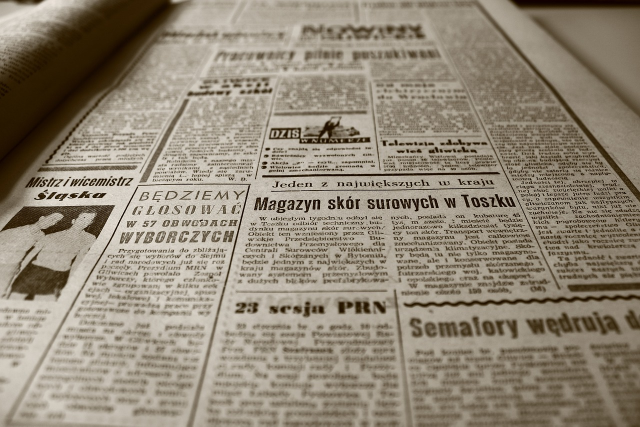
#> input picture newspaper.jpg, 1280 x 853 px (shown at 1/2 size)
$ jupyter execute '12. 이미지 변형(원근).ipynb'
#> lines starting #> are read from the running program, lines starting #| are printed output that depends on the picture; pictures that were not available may be replaced by others from this repository, and a replacement may not be noted
[cell 1]
#사디리꼴 이미지 펼치기
import cv2
import numpy as np

img = cv2.imread('newspaper.jpg')
#> img is the input picture: shape (853, 1280, 3); mean B, G, R 118.6, 135.1, 145.4

width, height = 640,240

src = np.array([[511,352],[1008,345],[1122,584],[455,594]], dtype=np.float32) #input 4개 지정
dst = np.array([[0,0],[width,0],[width,height],[0,height]], dtype=np.float32) #output 4개 지정

matrix = cv2.getPerspectiveTransform(src, dst)#Matrix 얻어옴
result = cv2.warpPerspective(img,matrix, (width,height)) #matrix 대로 변환
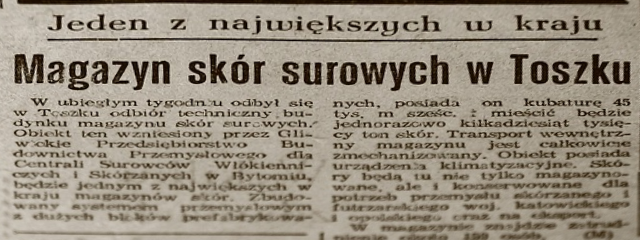
#> result: shape (240, 640, 3); mean B, G, R 125.2, 140.6, 150.2

cv2.imshow('img',img)
cv2.imshow('result',result)
cv2.waitKey(0)

[cell 2]
#회전된 이미지 세우기
import cv2
import numpy as np

img = cv2.imread('poker.jpg')
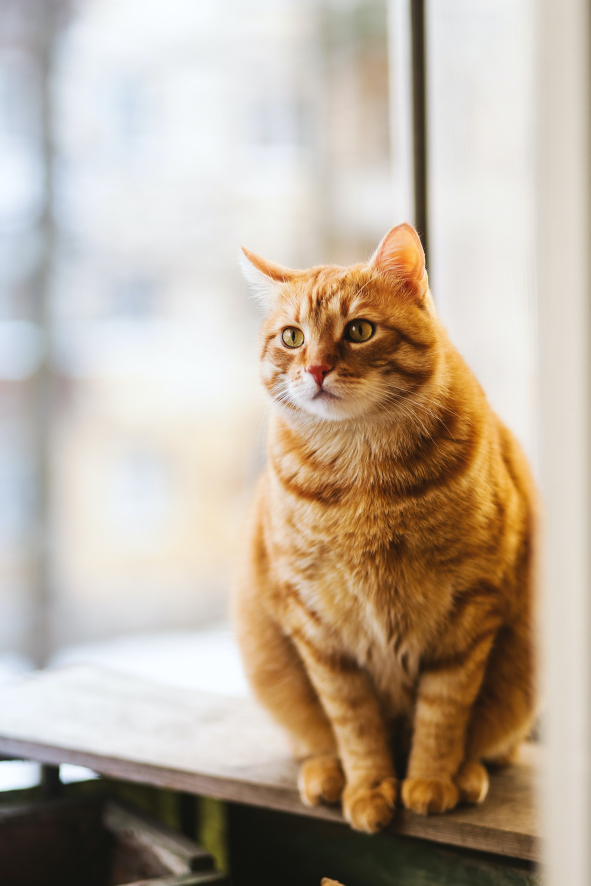
#> input picture img.jpg, 1771 x 2657 px, given in place of poker.jpg, which was not available (shown at 1/3 size)
#> img is the input picture: shape (2657, 1771, 3); mean B, G, R 157.9, 174.2, 188.7

width, height = 530,710

src = np.array([[702,143],[1133,414],[726,1007],[276,700]], dtype=np.float32) #input 4개 지정
dst = np.array([[0,0],[width,0],[width,height],[0,height]], dtype=np.float32) #output 4개 지정

matrix = cv2.getPerspectiveTransform(src, dst)#Matrix 얻어옴
result = cv2.warpPerspective(img,matrix, (width,height)) #matrix 대로 변환
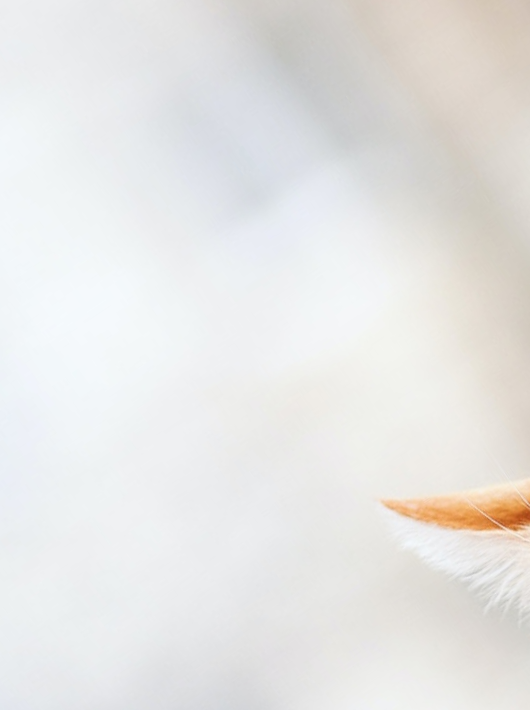
#> result: shape (710, 530, 3); mean B, G, R 228.7, 230.1, 230.7

cv2.imshow('img',img)
cv2.imshow('result',result)
cv2.waitKey(0)
